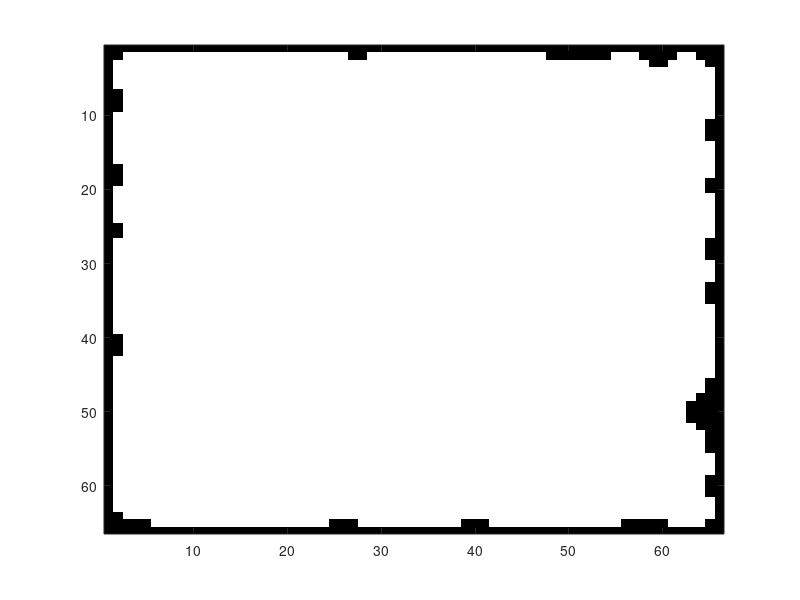

MATLAB code to generate this figure:
%%%%%%%%%%%%%%%%%%%%%%%%%%%%%%%%%%%%%%%%%%%%%%%%%%%%%%%%%%%%%%%%%
% Introduction to Scientific Computing - WBCS14003              %
%                                                               %
%  Simulate spatial pattern formation in Matlab                 %
%  via cellular automata                                        %
%                                                               %
%%%%%%%%%%%%%%%%%%%%%%%%%%%%%%%%%%%%%%%%%%%%%%%%%%%%%%%%%%%%%%%%%

clc;                                 % clear the command window 
close all                            % close open figure windows      
clear all;                           % remove items from the workspace

n=64;                                % number of cells horizontally/vertically
p=0.8;                               % probability that a cell is alive 
max_gen=100;                         % maximal number of generations

% Initialize matrix A 
imname='random';                     % name of the pattern
A=rand(n,n)<p;                       % n x n matrix A with random zeroes/ones
                                     % expected number of living cells is p (for n large)

% Print the initial fraction of living cells on the screen
fprintf('initial fraction of living cells=%f\n',sum(sum(abs(A)))/n^2);

% Display the initial pattern of living and dead cells as an image 
% The living cells are white, the dead cells black. 
figure;                              % open a figure window
imHandle = imagesc(A,[0 1]);         % display the matrix A as an image. 
                                     % The value range of A is [0 1].
colormap(gray);                      % set a gray scale color table

% Write the image to a PNG file
gen=1;                               % current generation number 
imfile = [imname,'_n=',int2str(n),'_p=',num2str(p),'_gen=',int2str(gen),'.png'];
imwrite(A, imfile);                  % write A 

% Expand matrix A to matrix A1 because of the extra borders needed
A1=zeros(n+2,n+2);                   % initialise (n+2)x(n+2) matrix with zeroes 
A1(2:n+1,2:n+1)=A;                   % Insert matrix A in matrix A1 
A2=zeros(n+2,n+2);
% Now compute the successive generations via the majority rule. 
% The algorithm should terminate as soon as no more differences 
% occur between successive generations.
imHandle = imagesc(A1,[0 1]);        % display the matrix A1 as an image. 
                                     % The value range of A is [0 1].
colormap(gray);                      % set a gray scale color table

while gen<=max_gen
  A2 = A1;
  for j=2:n+1
    for k=2:n+1
      neighborSum=0;
      M=A2(j-1:j+1,k-1:k+1);
      neighborSum = sum(sum(M))-M(2,2);
      if (A1(j,k) == 1 && neighborSum < 4)
        A1(j,k) = 0;
      elseif (A1(j,k) == 0 && neighborSum > 4)
        A1(j,k) = 1;
      end
    end
  end
  if A1 == A2
    break;
  end
  gen++;
  set(imHandle, 'CData', A1);
  drawnow;
  pause(1);

end

imfile = [imname,'_n=',int2str(n),'_p=',num2str(p),'_gen=',int2str(gen),'.png'];
imwrite(A1, imfile); 
fprintf('final fraction of living cells=%f\n',sum(sum(abs(A1)))/n^2);

